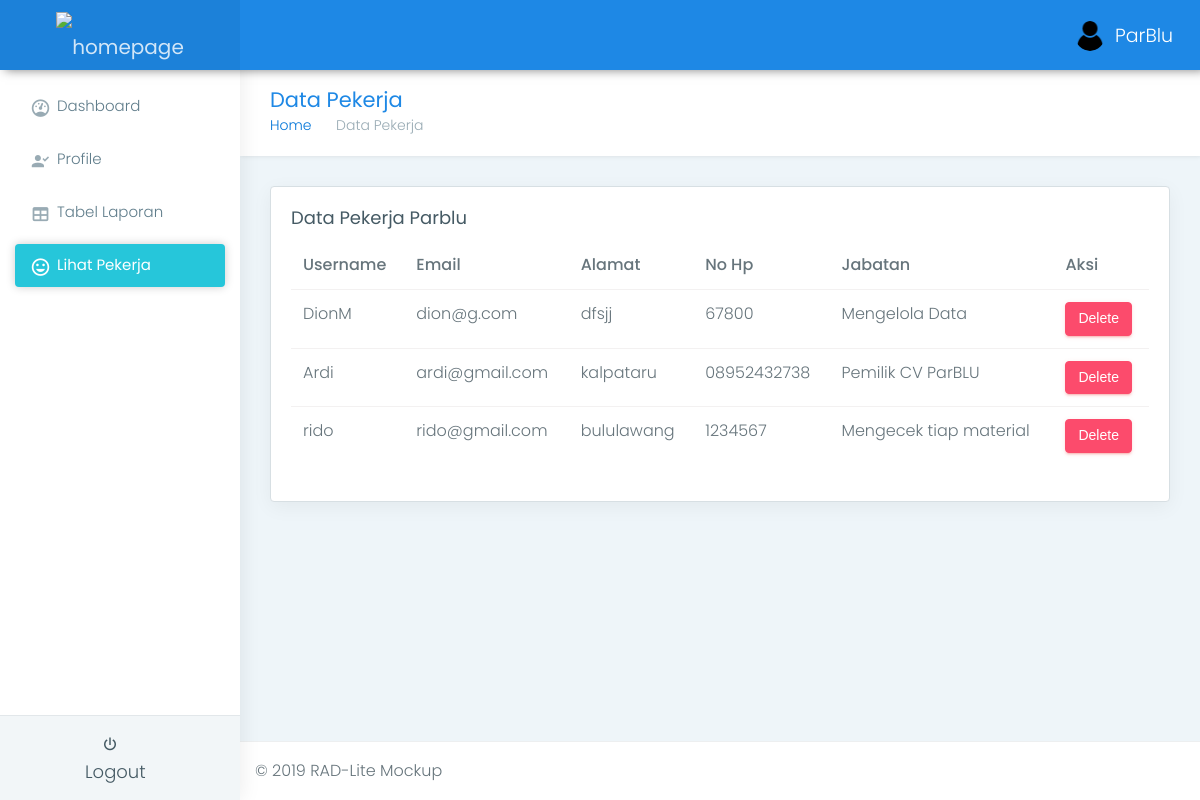
The app's page /parblu/pemilik/html/pegawai.php (signed in) with its own data.
### tables this page shows
CREATE TABLE `user` (
  `USER_ID` int(11) NOT NULL,
  `GROUP_ID` int(11) NOT NULL,
  `USERNAME` varchar(100) NOT NULL,
  `PASSWORD` varchar(100) NOT NULL,
  `EMAIL` varchar(100) DEFAULT NULL,
  `ALAMAT` varchar(1000) DEFAULT NULL,
  `NO_HP` varchar(20) NOT NULL,
  `FOTO_KTP` varchar(1000) NOT NULL,
  `JENIS_KELAMIN` varchar(20) NOT NULL
);

CREATE TABLE `groupuser` (
  `GROUP_ID` int(11) NOT NULL,
  `JENIS_USER` varchar(50) NOT NULL,
  `JABATAN` varchar(100) NOT NULL
);

### parblu/pemilik/html/pegawai.php (the view, shortened to what this page needs)
<?php
include 'koneksi.php';
?>
<!DOCTYPE html>
<html lang="en">
<head>
    <link href="../assets/plugins/bootstrap/css/bootstrap.min.css" rel="stylesheet">
    <link href="css/style.css" rel="stylesheet">
    <link href="css/colors/blue.css" id="theme" rel="stylesheet">
</head>
<body class="fix-header fix-sidebar card-no-border">
    <div id="main-wrapper">
        <?php
        include("nav.php");
        ?>
        <div class="page-wrapper">
            <div class="container-fluid">
                <div class="row page-titles">
                    <div class="col-md-5 col-8 align-self-center">
                        <h3 class="text-themecolor m-b-0 m-t-0">Data Pekerja</h3>
                        <ol class="breadcrumb">
                            <li class="breadcrumb-item"><a href="javascript:void(0)">Home</a></li>
                            <li class="breadcrumb-item active">Data Pekerja</li>
                        </ol>
                    </div>
                </div>
                <div class="row">
                    <div class="col-lg-12">
                        <div class="card">
                            <div class="card-block">
                                <h4 class="card-title">Data Pekerja Parblu</h4>
                                <div class="table-responsive">
                                    <table class="table">
                                        <thead>
                                            <tr>
                                                <th>Username</th>
                                                <th>Email</th>
                                                <th>Alamat</th>
                                                <th>No Hp</th>
                                                <th>Jabatan</th>
                                                <th>Aksi</th>
                                            </tr>
                                        </thead>
                                        <tbody>
                                            <?php
                                            $query = mysqli_query($mysqli, "SELECT * FROM
                                                user as u
                                                inner join groupuser as gu
                                                on u.GROUP_ID = gu.GROUP_ID
                                                ");
                                            $row = mysqli_num_rows($query);
                                            if ($row == 0) {
                                                echo "Data kosong!";
                                            } else {
                                                while ($show = mysqli_fetch_array($query)) {
                                                    ?>
                                                    <tr>
                                                        <td><?php echo $show['USERNAME']; ?></td>
                                                        <td><?php echo $show['EMAIL']; ?></td>
                                                        <td><?php echo $show['ALAMAT']; ?></td>
                                                        <td><?php echo $show['NO_HP']; ?></td>
                                                        <td><?php echo $show['JABATAN']; ?></td>
                                                        <td>
                                                            <a href="#modal-container-990161<?php echo $show['USER_ID']; ?>" data-toggle="modal"><button class="btn btn-danger">Delete</button></a>
                                                        </td>
                                                    </tr>
                                            <?php
                                                }
                                            }
                                            ?>
                                        </tbody>
                                    </table>
                                </div>
                            </div>
                        </div>
                    </div>
                </div>
            </div>
            <footer class="footer"> © 2019 RAD-Lite Mockup </footer>
        </div>
    </div>
</body>
</html>

### parblu/pemilik/html/nav.php (shortened to what this page needs)
<header class="topbar">
            <nav class="navbar top-navbar navbar-toggleable-sm navbar-light">
                <div class="navbar-header">
                    <a class="navbar-brand" href="index.php">
                        <b>
                            <img src="parblu.png" style="height: 50px" alt="homepage" class="light-logo" />
                        </b>
                </div>
                <div class="navbar-collapse">
                    <ul class="navbar-nav mr-auto mt-md-0">
                        <li class="nav-item"> <a class="nav-link nav-toggler hidden-md-up text-muted waves-effect waves-dark" href="javascript:void(0)"><i class="mdi mdi-menu"></i></a> </li>
                    </ul>
                    <ul class="navbar-nav my-lg-0">
                        <li class="nav-item dropdown">
                            <a class="nav-link dropdown-toggle text-muted waves-effect waves-dark" href="" data-toggle="dropdown" aria-haspopup="true" aria-expanded="false"><img src="../assets/images/users/user.png" alt="user" class="profile-pic m-r-10" />ParBlu</a>
                        </li>
                    </ul>
                </div>
            </nav>
        </header>
        <aside class="left-sidebar">
            <div class="scroll-sidebar">
                <nav class="sidebar-nav">
                    <ul id="sidebarnav">
                        <li> <a class="waves-effect waves-dark" href="index.php" aria-expanded="false"><i class="mdi mdi-gauge"></i><span class="hide-menu">Dashboard</span></a>
                        </li>
                        <li> <a class="waves-effect waves-dark" href="profile.php" aria-expanded="false"><i class="mdi mdi-account-check"></i><span class="hide-menu">Profile</span></a>
                        </li>
                        <li> <a class="waves-effect waves-dark" href="laporan.php" aria-expanded="false"><i class="mdi mdi-table"></i><span class="hide-menu">Tabel Laporan</span></a>
                        </li>
                        <li> <a class="waves-effect waves-dark" href="pegawai.php" aria-expanded="false"><i class="mdi mdi-emoticon"></i><span class="hide-menu">Lihat Pekerja</span></a>
                        </li>
                    </ul>
                </nav>
            </div>
            <div class="sidebar-footer">
                <a style="margin-left: 70px;" href="../../logout.php" class="link" data-toggle="tooltip" title="Logout"><i class="mdi mdi-power"></i>Logout</a> </div>
        </aside>

### parblu/pemilik/html/css/colors/blue.css (style rules this page uses)
.topbar { background: #1e88e5; }
.topbar .navbar-header { background: rgba(0, 0, 0, 0.05); }
.topbar .top-navbar .navbar-header .navbar-brand .light-logo { display: inline-block; color: rgba(255, 255, 255, 0.8); }
.topbar .navbar-light .navbar-nav .nav-item > a.nav-link { color: #ffffff !important; }
.text-themecolor { color: #1e88e5 !important; }
.sidebar-nav { background: #fff; }
.sidebar-nav ul li a { color: #607d8b; }
.sidebar-nav ul li a.active, .sidebar-nav ul li a:hover { color: #26c6da; }
.sidebar-nav ul li a.active { color: #263238; }
.sidebar-nav > ul > li.active > a, .sidebar-nav > ul > li.active:hover > a { color: #ffffff; background: #26c6da; }
.sidebar-nav > ul > li.active > a i, .sidebar-nav > ul > li.active:hover > a i { color: #ffffff; }
.sidebar-nav > ul > li.active > a:after, .sidebar-nav > ul > li.active:hover > a:after { border-color: #ffffff; }
.sidebar-nav > ul > li > a.active i, .sidebar-nav > ul > li > a:hover i { color: #26c6da; }
.sidebar-nav > ul > li > a i { color: #99abb4; }
.sidebar-nav > ul > li > a.active { font-weight: 400; background: #ffffff; color: #1e88e5; }
.card-no-border .sidebar-nav > ul > li > a.active { color: #ffffff; background: #26c6da; }
.card-no-border .sidebar-nav > ul > li > a.active i { color: #ffffff; }
.card-no-border .sidebar-nav > ul > li > a.active:after { border-color: #ffffff; }

### records on screen
user: USERNAME "DionM", EMAIL "dion@g.com", ALAMAT "dfsjj", NO_HP "67800", GROUP_ID.JABATAN "Mengelola Data"
user: USERNAME "Ardi", EMAIL "ardi@gmail.com", ALAMAT "kalpataru", NO_HP "08952432738", GROUP_ID.JABATAN "Pemilik CV ParBLU"
user: USERNAME "rido", EMAIL "rido@gmail.com", ALAMAT "bululawang", NO_HP "1234567", GROUP_ID.JABATAN "Mengecek tiap material"
